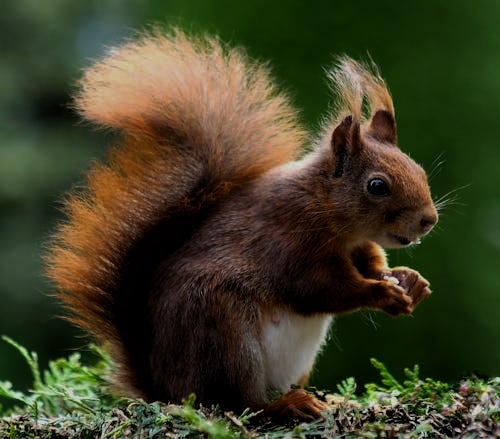
#> input picture Q6/low_light.jpg, 500 x 439 px
$ python q6.py
#> lines starting #> are read from the running program, lines starting #| are printed output that depends on the picture; after the words box and inside, x2 and y2 are one past the last pixel; in counts of white or black regions, pixels touching at a corner belong together
import cv2
import numpy as np

# --- Load images ---
low_path = "low_light.jpg"
bright_path = "bright_light.jpg"

low = cv2.imread(low_path, cv2.IMREAD_GRAYSCALE)
#> low: shape (439, 500); min 0, max 213, mean 59.1
bright = cv2.imread(bright_path, cv2.IMREAD_GRAYSCALE)
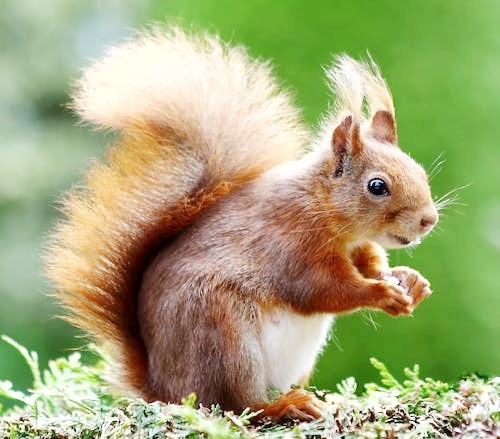
#> input picture Q6/bright_light.jpg, 500 x 439 px
#> bright: shape (439, 500); min 0, max 255, mean 160.8

if low is None or bright is None:
    print("Error: Could not load one of the images.")
    print("LOW =", low_path, "->", low is not None)
    print("BRIGHT =", bright_path, "->", bright is not None)
    exit()

# --- Compute bit-planes ---
def compute_bit_planes(img):
    bit_planes = []
    for i in range(8):
        plane = ((img >> i) & 1) * 255  # keep same logic
        bit_planes.append(plane.astype(np.uint8))
#> this loop made 8 passes
#> pass 1, in compute_bit_planes, `plane = ((img >> i) & 1) * 255`:
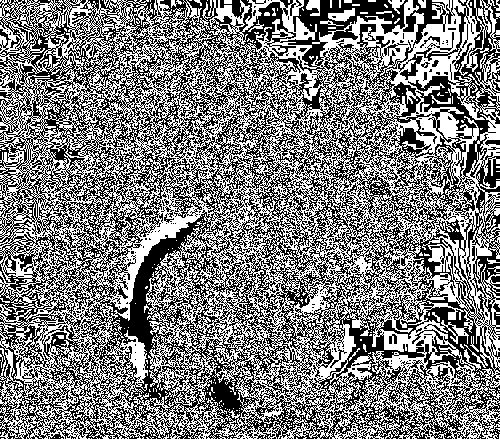
#> plane: shape (439, 500); 49.6% white in thin lines or dots
#> after the loop:
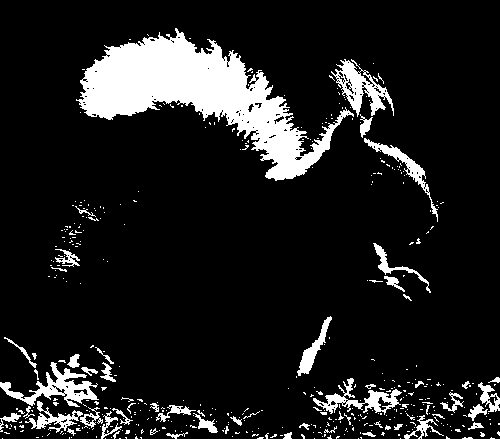
#> plane: shape (439, 500); 11.8% white; 454 white regions (399 under 20 px), largest, box (x1, y1, x2, y2) and area: (76, 28, 354, 181) 14963, (0, 362, 99, 407) 1415, (331, 59, 394, 117) 1324
#> after the loop, bit_planes = 8 items
    return bit_planes

low_bits = compute_bit_planes(low)
#> low_bits = 8 items
bright_bits = compute_bit_planes(bright)
#> after the loop in compute_bit_planes (call 2), `for i in range(8):`:
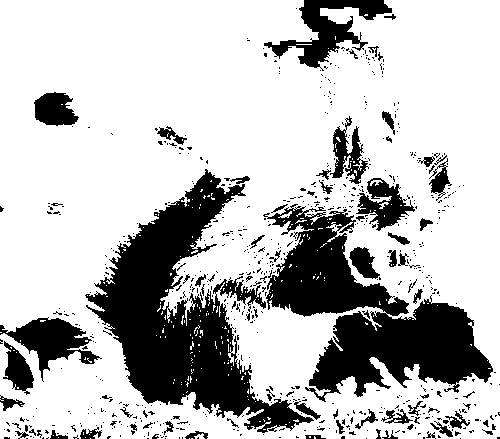
#> plane: shape (439, 500); 74.4% white; 656 black regions (587 under 20 px), largest, box (x1, y1, x2, y2) and area: (85, 169, 314, 433) 21182, (263, 204, 493, 402) 18413, (264, 0, 392, 71) 3062
#> bright_bits = 8 items

# --- Reconstruct using lowest 3 bit-planes (scaled to 0-255) ---
def reconstruct(bit_planes):
    rec = np.zeros_like(bit_planes[0], dtype=np.uint8)
    for i in range(3):  # lowest 3 bits
        bit = (bit_planes[i] // 255)  # same logic
        rec += bit * (2 ** i)
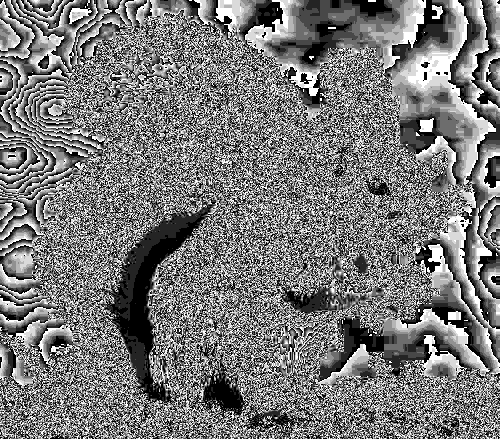
#> rec: shape (439, 500); min 0, max 7, mean 3.34; drawn with min black and max white

    rec_scaled = (rec * 255 // 7).astype(np.uint8)  # same logic
    return rec_scaled

low_reconstructed = reconstruct(low_bits)
bright_reconstructed = reconstruct(bright_bits)
#> after the loop in reconstruct (call 2), `for i in range(3):`:
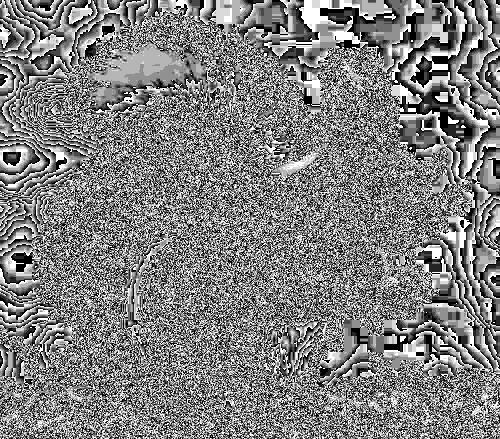
#> rec: shape (439, 500); min 0, max 7, mean 3.53; drawn with min black and max white

# --- Resize to original size ---
low_reconstructed = cv2.resize(low_reconstructed, (low.shape[1], low.shape[0]))
bright_reconstructed = cv2.resize(bright_reconstructed, (bright.shape[1], bright.shape[0]))

# --- Compute differences ---
low_diff = cv2.absdiff(low, low_reconstructed)
bright_diff = cv2.absdiff(bright, bright_reconstructed)
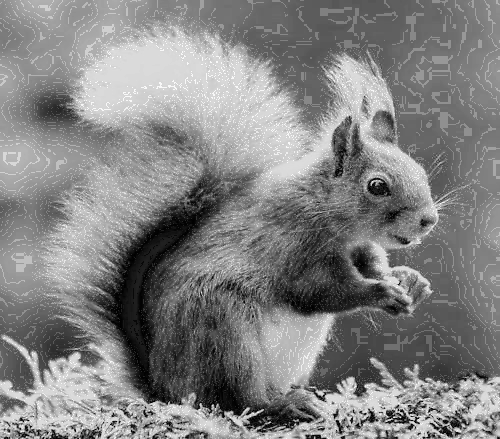
#> bright_diff: shape (439, 500); min 0, max 248, mean 130.2

# --- Save all images ---
cv2.imwrite("low_reconstructed.jpg", low_reconstructed)
cv2.imwrite("low_difference.jpg", low_diff)
cv2.imwrite("bright_reconstructed.jpg", bright_reconstructed)
cv2.imwrite("bright_difference.jpg", bright_diff)

print("All images saved: reconstructed & difference images.")
